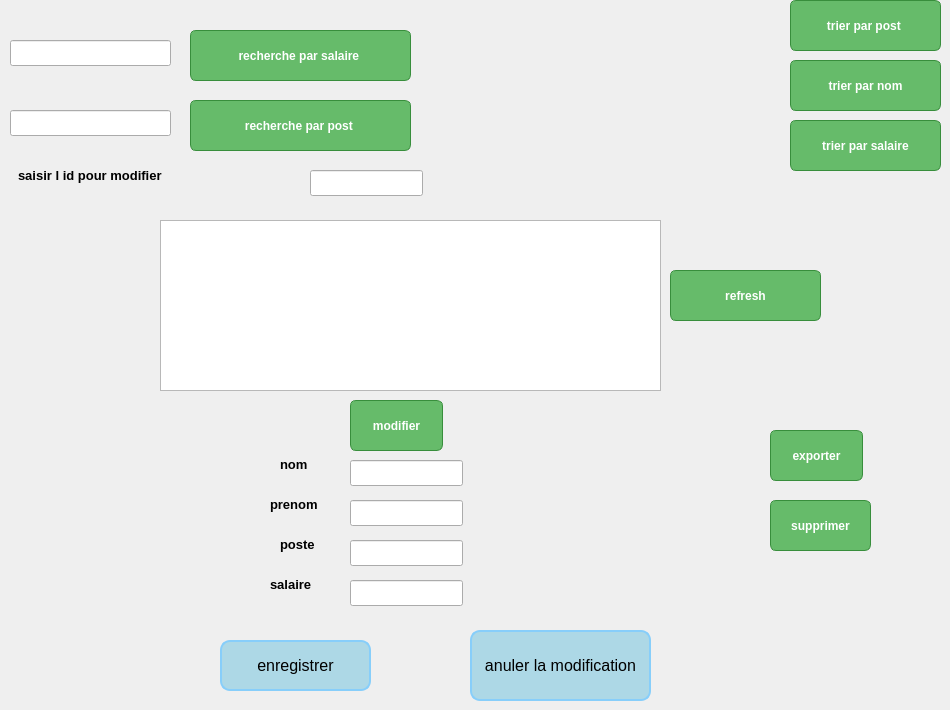
      <widget class="QWidget" name="tab_16">
       <attribute name="icon">
        <iconset>
         <normaloff>:/images/liste-a-puces.png</normaloff>:/images/liste-a-puces.png</iconset>
       </attribute>
       <attribute name="title">
        <string>Consulter</string>
       </attribute>
       <widget class="QLabel" name="label_30">
        <property name="geometry">
         <rect>
          <x>10</x>
          <y>150</y>
          <width>291</width>
          <height>51</height>
         </rect>
        </property>
        <property name="styleSheet">
         <string notr="true">QLabel {
    font-family: &quot;Segoe UI&quot;; /* Définir la police à Segoe UI */
    font-size: 10pt; /* Taille de la police à 10 points */
    font-weight: bold; /* Texte en gras */
    color: #000000; /* Couleur du texte (noir par défaut) */
    padding: 5px; /* Espacement interne autour du texte */
    background: transparent; /* Fond transparent (optionnel) */
}

</string>
        </property>
        <property name="text">
         <string>saisir l id pour modifier</string>
        </property>
       </widget>
       <widget class="QLineEdit" name="lineEdit_15">
        <property name="geometry">
         <rect>
          <x>310</x>
          <y>170</y>
          <width>113</width>
          <height>26</height>
         </rect>
        </property>
        <property name="maxLength">
         <number>9</number>
        </property>
       </widget>
       <widget class="QPushButton" name="pushButton_4">
        <property name="geometry">
         <rect>
          <x>770</x>
          <y>430</y>
          <width>93</width>
          <height>51</height>
         </rect>
        </property>
        <property name="styleSheet">
         <string notr="true">QPushButton {
    color: #ffffff; /* Texte blanc */
    background-color: #66bb6a; /* Vert pour le fond */
    border: 1px solid #388e3c; /* Bordure légèrement plus foncée */
    border-radius: 6px; /* Coins arrondis */
    padding: 8px 12px; /* Espacement intérieur */
    font-weight: bold; /* Texte en gras */
}

QPushButton:hover {
    background-color: #66bb6a; /* Vert plus clair au survol */
}

QPushButton:pressed {
    background-color: #2e7d32; /* Vert foncé quand le bouton est cliqué */
}

</string>
        </property>
        <property name="text">
         <string>exporter</string>
        </property>
       </widget>
       <widget class="QPushButton" name="modifier">
        <property name="geometry">
         <rect>
          <x>350</x>
          <y>400</y>
          <width>93</width>
          <height>51</height>
         </rect>
        </property>
        <property name="styleSheet">
         <string notr="true">QPushButton {
    color: #ffffff; /* Texte blanc */
    background-color: #66bb6a; /* Vert pour le fond */
    border: 1px solid #388e3c; /* Bordure légèrement plus foncée */
    border-radius: 6px; /* Coins arrondis */
    padding: 8px 12px; /* Espacement intérieur */
    font-weight: bold; /* Texte en gras */
}

QPushButton:hover {
    background-color: #66bb6a; /* Vert plus clair au survol */
}

QPushButton:pressed {
    background-color: #2e7d32; /* Vert foncé quand le bouton est cliqué */
}

</string>
        </property>
        <property name="text">
         <string>modifier</string>
        </property>
       </widget>
       <widget class="QPushButton" name="pushButton_7">
        <property name="geometry">
         <rect>
          <x>770</x>
          <y>500</y>
          <width>101</width>
          <height>51</height>
         </rect>
        </property>
        <property name="styleSheet">
         <string notr="true">QPushButton {
    color: #ffffff; /* Texte blanc */
    background-color: #66bb6a; /* Vert pour le fond */
    border: 1px solid #388e3c; /* Bordure légèrement plus foncée */
    border-radius: 6px; /* Coins arrondis */
    padding: 8px 12px; /* Espacement intérieur */
    font-weight: bold; /* Texte en gras */
}

QPushButton:hover {
    background-color: #66bb6a; /* Vert plus clair au survol */
}

QPushButton:pressed {
    background-color: #2e7d32; /* Vert foncé quand le bouton est cliqué */
}

</string>
        </property>
        <property name="text">
         <string>supprimer</string>
        </property>
       </widget>
       <widget class="QLabel" name="label_60">
        <property name="geometry">
         <rect>
          <x>0</x>
          <y>520</y>
          <width>221</width>
          <height>171</height>
         </rect>
        </property>
        <property name="text">
         <string/>
        </property>
        <property name="pixmap">
         <pixmap>:/images/Shinny__7_-removebg-preview.png</pixmap>
        </property>
        <property name="scaledContents">
         <bool>true</bool>
        </property>
       </widget>
       <widget class="QTableView" name="tableView_2">
        <property name="geometry">
         <rect>
          <x>160</x>
          <y>220</y>
          <width>501</width>
          <height>171</height>
         </rect>
        </property>
       </widget>
       <widget class="QLineEdit" name="nommodifier">
        <property name="enabled">
         <bool>true</bool>
        </property>
        <property name="geometry">
         <rect>
          <x>350</x>
          <y>460</y>
          <width>113</width>
          <height>26</height>
         </rect>
        </property>
        <property name="inputMask">
         <string/>
        </property>
       </widget>
       <widget class="QLineEdit" name="prenommodifier">
        <property name="geometry">
         <rect>
          <x>350</x>
          <y>500</y>
          <width>113</width>
          <height>26</height>
         </rect>
        </property>
       </widget>
       <widget class="QLineEdit" name="postemodifier">
        <property name="geometry">
         <rect>
          <x>350</x>
          <y>540</y>
          <width>113</width>
          <height>26</height>
         </rect>
        </property>
       </widget>
       <widget class="QLineEdit" name="salairemodifier">
        <property name="geometry">
         <rect>
          <x>350</x>
          <y>580</y>
          <width>113</width>
          <height>26</height>
         </rect>
        </property>
       </widget>
       <widget class="QLabel" name="label_31">
        <property name="geometry">
         <rect>
          <x>272</x>
          <y>449</y>
          <width>61</width>
          <height>31</height>
         </rect>
        </property>
        <property name="styleSheet">
         <string notr="true">QLabel {
    font-family: &quot;Segoe UI&quot;; /* Définir la police à Segoe UI */
    font-size: 10pt; /* Taille de la police à 10 points */
    font-weight: bold; /* Texte en gras */
    color: #000000; /* Couleur du texte (noir par défaut) */
    padding: 5px; /* Espacement interne autour du texte */
    background: transparent; /* Fond transparent (optionnel) */
}

</string>
        </property>
        <property name="text">
         <string>nom</string>
        </property>
       </widget>
       <widget class="QLabel" name="label_81">
        <property name="geometry">
         <rect>
          <x>262</x>
          <y>489</y>
          <width>81</width>
          <height>31</height>
         </rect>
        </property>
        <property name="styleSheet">
         <string notr="true">QLabel {
    font-family: &quot;Segoe UI&quot;; /* Définir la police à Segoe UI */
    font-size: 10pt; /* Taille de la police à 10 points */
    font-weight: bold; /* Texte en gras */
    color: #000000; /* Couleur du texte (noir par défaut) */
    padding: 5px; /* Espacement interne autour du texte */
    background: transparent; /* Fond transparent (optionnel) */
}

</string>
        </property>
        <property name="text">
         <string>prenom</string>
        </property>
       </widget>
       <widget class="QLabel" name="label_82">
        <property name="geometry">
         <rect>
          <x>272</x>
          <y>529</y>
          <width>71</width>
          <height>31</height>
         </rect>
        </property>
        <property name="styleSheet">
         <string notr="true">QLabel {
    font-family: &quot;Segoe UI&quot;; /* Définir la police à Segoe UI */
    font-size: 10pt; /* Taille de la police à 10 points */
    font-weight: bold; /* Texte en gras */
    color: #000000; /* Couleur du texte (noir par défaut) */
    padding: 5px; /* Espacement interne autour du texte */
    background: transparent; /* Fond transparent (optionnel) */
}

</string>
        </property>
        <property name="text">
         <string>poste</string>
        </property>
       </widget>
       <widget class="QLabel" name="label_83">
        <property name="geometry">
         <rect>
          <x>262</x>
          <y>569</y>
          <width>81</width>
          <height>31</height>
         </rect>
        </property>
        <property name="styleSheet">
         <string notr="true">QLabel {
    font-family: &quot;Segoe UI&quot;; /* Définir la police à Segoe UI */
    font-size: 10pt; /* Taille de la police à 10 points */
    font-weight: bold; /* Texte en gras */
    color: #000000; /* Couleur du texte (noir par défaut) */
    padding: 5px; /* Espacement interne autour du texte */
    background: transparent; /* Fond transparent (optionnel) */
}

</string>
        </property>
        <property name="text">
         <string>salaire</string>
        </property>
       </widget>
       <widget class="QPushButton" name="enregistrer">
        <property name="geometry">
         <rect>
          <x>220</x>
          <y>640</y>
          <width>151</width>
          <height>51</height>
         </rect>
        </property>
        <property name="styleSheet">
         <string notr="true">QPushButton {
    background-color: lightblue;  /* Button background color */
    color: black;                 /* Text color */
    font-size: 16px;              /* Text size */
    border: 2px solid #87CEFA;    /* Light blue border */
    border-radius: 10px;          /* Rounded corners */
    padding: 10px;                /* Padding for a better look */
}

QPushButton:hover {
    background-color: #87CEFA;    /* Slightly darker blue on hover */
}

QPushButton:pressed {
    background-color: #B0E0E6;    /* Lighter blue on press */
}
</string>
        </property>
        <property name="text">
         <string>enregistrer</string>
        </property>
       </widget>
       <widget class="QPushButton" name="annulermodif">
        <property name="geometry">
         <rect>
          <x>470</x>
          <y>630</y>
          <width>181</width>
          <height>71</height>
         </rect>
        </property>
        <property name="styleSheet">
         <string notr="true">QPushButton {
    background-color: lightblue;  /* Button background color */
    color: black;                 /* Text color */
    font-size: 16px;              /* Text size */
    border: 2px solid #87CEFA;    /* Light blue border */
    border-radius: 10px;          /* Rounded corners */
    padding: 10px;                /* Padding for a better look */
}

QPushButton:hover {
    background-color: #87CEFA;    /* Slightly darker blue on hover */
}

QPushButton:pressed {
    background-color: #B0E0E6;    /* Lighter blue on press */
}
</string>
        </property>
        <property name="text">
         <string>anuler la modification</string>
        </property>
       </widget>
       <widget class="QPushButton" name="trier">
        <property name="geometry">
         <rect>
          <x>790</x>
          <y>60</y>
          <width>151</width>
          <height>51</height>
         </rect>
        </property>
        <property name="styleSheet">
         <string notr="true">QPushButton {
    color: #ffffff; /* Texte blanc */
    background-color: #66bb6a; /* Vert pour le fond */
    border: 1px solid #388e3c; /* Bordure légèrement plus foncée */
    border-radius: 6px; /* Coins arrondis */
    padding: 8px 12px; /* Espacement intérieur */
    font-weight: bold; /* Texte en gras */
}

QPushButton:hover {
    background-color: #66bb6a; /* Vert plus clair au survol */
}

QPushButton:pressed {
    background-color: #2e7d32; /* Vert foncé quand le bouton est cliqué */
}

</string>
        </property>
        <property name="text">
         <string>trier par nom</string>
        </property>
       </widget>
       <widget class="QPushButton" name="trier_2">
        <property name="geometry">
         <rect>
          <x>790</x>
          <y>0</y>
          <width>151</width>
          <height>51</height>
         </rect>
        </property>
        <property name="styleSheet">
         <string notr="true">QPushButton {
    color: #ffffff; /* Texte blanc */
    background-color: #66bb6a; /* Vert pour le fond */
    border: 1px solid #388e3c; /* Bordure légèrement plus foncée */
    border-radius: 6px; /* Coins arrondis */
    padding: 8px 12px; /* Espacement intérieur */
    font-weight: bold; /* Texte en gras */
}

QPushButton:hover {
    background-color: #66bb6a; /* Vert plus clair au survol */
}

QPushButton:pressed {
    background-color: #2e7d32; /* Vert foncé quand le bouton est cliqué */
}

</string>
        </property>
        <property name="text">
         <string>trier par post </string>
        </property>
       </widget>
       <widget class="QLineEdit" name="salaireR">
        <property name="geometry">
         <rect>
          <x>10</x>
          <y>40</y>
          <width>161</width>
          <height>26</height>
         </rect>
        </property>
       </widget>
       <widget class="QPushButton" name="recherchesal">
        <property name="geometry">
         <rect>
          <x>190</x>
          <y>30</y>
          <width>221</width>
          <height>51</height>
         </rect>
        </property>
        <property name="styleSheet">
         <string notr="true">QPushButton {
    color: #ffffff; /* Texte blanc */
    background-color: #66bb6a; /* Vert pour le fond */
    border: 1px solid #388e3c; /* Bordure légèrement plus foncée */
    border-radius: 6px; /* Coins arrondis */
    padding: 8px 12px; /* Espacement intérieur */
    font-weight: bold; /* Texte en gras */
}

QPushButton:hover {
    background-color: #66bb6a; /* Vert plus clair au survol */
}

QPushButton:pressed {
    background-color: #2e7d32; /* Vert foncé quand le bouton est cliqué */
}

</string>
        </property>
        <property name="text">
         <string>recherche par salaire </string>
        </property>
       </widget>
       <widget class="QPushButton" name="recherchesal_2">
        <property name="geometry">
         <rect>
          <x>190</x>
          <y>100</y>
          <width>221</width>
          <height>51</height>
         </rect>
        </property>
        <property name="styleSheet">
         <string notr="true">QPushButton {
    color: #ffffff; /* Texte blanc */
    background-color: #66bb6a; /* Vert pour le fond */
    border: 1px solid #388e3c; /* Bordure légèrement plus foncée */
    border-radius: 6px; /* Coins arrondis */
    padding: 8px 12px; /* Espacement intérieur */
    font-weight: bold; /* Texte en gras */
}

QPushButton:hover {
    background-color: #66bb6a; /* Vert plus clair au survol */
}

QPushButton:pressed {
    background-color: #2e7d32; /* Vert foncé quand le bouton est cliqué */
}

</string>
        </property>
        <property name="text">
         <string>recherche par post </string>
        </property>
       </widget>
       <widget class="QLineEdit" name="postR">
        <property name="geometry">
         <rect>
          <x>10</x>
          <y>110</y>
          <width>161</width>
          <height>26</height>
         </rect>
        </property>
       </widget>
       <widget class="QPushButton" name="refresh">
        <property name="geometry">
         <rect>
          <x>670</x>
          <y>270</y>
          <width>151</width>
          <height>51</height>
         </rect>
        </property>
        <property name="styleSheet">
         <string notr="true">QPushButton {
    color: #ffffff; /* Texte blanc */
    background-color: #66bb6a; /* Vert pour le fond */
    border: 1px solid #388e3c; /* Bordure légèrement plus foncée */
    border-radius: 6px; /* Coins arrondis */
    padding: 8px 12px; /* Espacement intérieur */
    font-weight: bold; /* Texte en gras */
}

QPushButton:hover {
    background-color: #66bb6a; /* Vert plus clair au survol */
}

QPushButton:pressed {
    background-color: #2e7d32; /* Vert foncé quand le bouton est cliqué */
}

</string>
        </property>
        <property name="text">
         <string>refresh</string>
        </property>
       </widget>
       <widget class="QPushButton" name="trier_3">
        <property name="geometry">
         <rect>
          <x>790</x>
          <y>120</y>
          <width>151</width>
          <height>51</height>
         </rect>
        </property>
        <property name="styleSheet">
         <string notr="true">QPushButton {
    color: #ffffff; /* Texte blanc */
    background-color: #66bb6a; /* Vert pour le fond */
    border: 1px solid #388e3c; /* Bordure légèrement plus foncée */
    border-radius: 6px; /* Coins arrondis */
    padding: 8px 12px; /* Espacement intérieur */
    font-weight: bold; /* Texte en gras */
}

QPushButton:hover {
    background-color: #66bb6a; /* Vert plus clair au survol */
}

QPushButton:pressed {
    background-color: #2e7d32; /* Vert foncé quand le bouton est cliqué */
}

</string>
        </property>
        <property name="text">
         <string>trier par salaire</string>
        </property>
       </widget>
      </widget>
